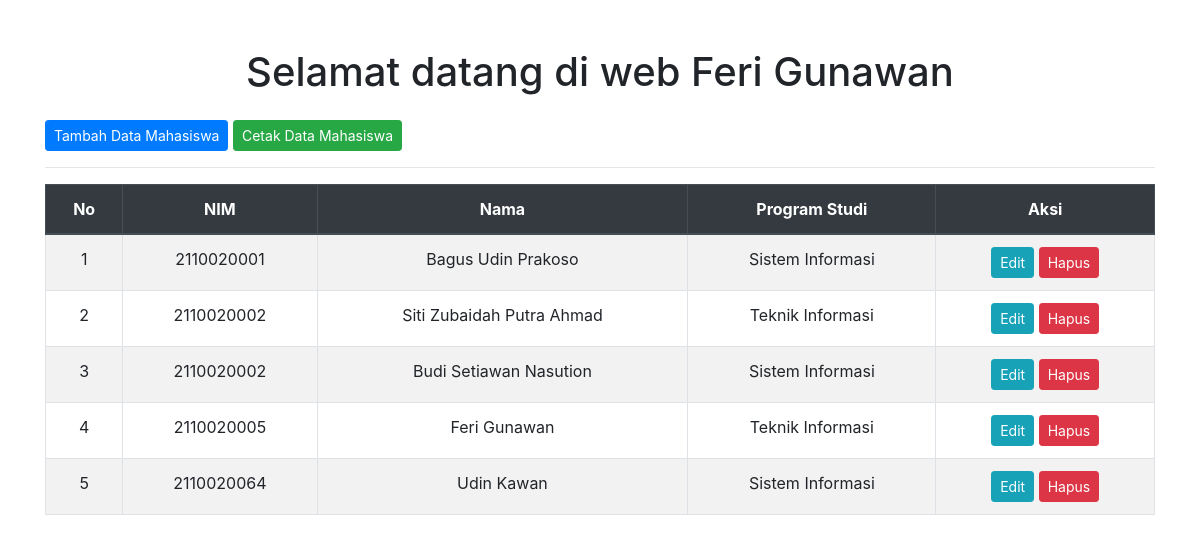
Screenshot of /index.php/mahasiswa with the database file from the repository.
### tables this page shows
CREATE TABLE `mahasiswa` (
  `id_mahasiswa` int NOT NULL,
  `NIM` varchar(20) NOT NULL,
  `nama_mhs` varchar(90) NOT NULL,
  `id_prodi` int DEFAULT NULL
);

CREATE TABLE `prodi` (
  `id_prodi` int NOT NULL,
  `kode_prodi` varchar(10) NOT NULL,
  `nama_prodi` varchar(255) NOT NULL
);

### application/controllers/Mahasiswa.php (called while the page is built, shortened)
<?php
class Mahasiswa extends CI_Controller
{
    public function __construct()
    {
        $this->load->model('Mahasiswa_model');
        $this->load->model('Prodi_model');
    }
    public function index()
    {
        $data['mahasiswa'] = $this->Mahasiswa_model->lihatData();
        $this->load->view('mahasiswa_view', $data);
    }
}

### index.php (called while the page is built, shortened)
<?php
require_once BASEPATH.'core/CodeIgniter.php';

### application/models/Mahasiswa_model.php (called while the page is built, shortened)
<?php
class Mahasiswa_model extends CI_Model
{
    function lihatData()
    {
        $this->db->select('mahasiswa.*,prodi.nama_prodi');
        $this->db->from('mahasiswa');
        $this->db->join('prodi', 'mahasiswa.id_prodi = prodi.id_prodi', 'left');
        $query = $this->db->get();
        return $query->result();
    }
}

### application/views/mahasiswa_view.php (the view, shortened to what this page needs)
<!DOCTYPE html>
<html lang="en">
<head>
    <link href="https://stackpath.bootstrapcdn.com/bootstrap/4.5.2/css/bootstrap.min.css" rel="stylesheet">
</head>
<body>
    <div class="container mt-5">
        <h1 class="text-center mb-4">Selamat datang di web Feri Gunawan</h1>
        <a href="<?= site_url('mahasiswa/tambah') ?>" class="btn btn-primary btn-sm">Tambah Data Mahasiswa</a>
        <a href="<?= site_url('mahasiswa/cetak') ?>" class="btn btn-success btn-sm">Cetak Data Mahasiswa</a>
        <hr>
        <table class="table table-striped table-bordered">
            <thead class="thead-dark" align="center">
                <tr>
                    <th scope="col">No</th>
                    <th scope="col">NIM</th>
                    <th scope="col">Nama</th>
                    <th scope="col">Program Studi</th>
                    <th scope="col">Aksi</th>
                </tr>
            </thead>
            <tbody align="center">
                <?php
                $no = 1;
                foreach ($mahasiswa as $row) { ?>
                    <tr>
                        <td><?= $no++ ?></td>
                        <td><?= $row->NIM ?></td>
                        <td><?= $row->nama_mhs ?></td>
                        <td><?= $row->nama_prodi ?></td>
                        <td>
                            <a href="<?= site_url('mahasiswa/edit/' . $row->id_mahasiswa) ?>" class="btn btn-info btn-sm">Edit</a>
                            <a href="<?= site_url('mahasiswa/hapus/' . $row->id_mahasiswa) ?>" class="btn btn-danger btn-sm">Hapus</a>
                        </td>
                    </tr>
                <?php } ?>
            </tbody>
        </table>
    </div>
</body>
</html>

### rows the page displays
mahasiswa: NIM "2110020001", nama_mhs "Bagus Udin Prakoso", id_prodi.nama_prodi "Sistem Informasi"
mahasiswa: NIM "2110020002", nama_mhs "Siti Zubaidah Putra Ahmad", id_prodi.nama_prodi "Teknik Informasi"
mahasiswa: NIM "2110020002", nama_mhs "Budi Setiawan Nasution", id_prodi.nama_prodi "Sistem Informasi"
mahasiswa: NIM "2110020005", nama_mhs "Feri Gunawan", id_prodi.nama_prodi "Teknik Informasi"
mahasiswa: NIM "2110020064", nama_mhs "Udin Kawan", id_prodi.nama_prodi "Sistem Informasi"
